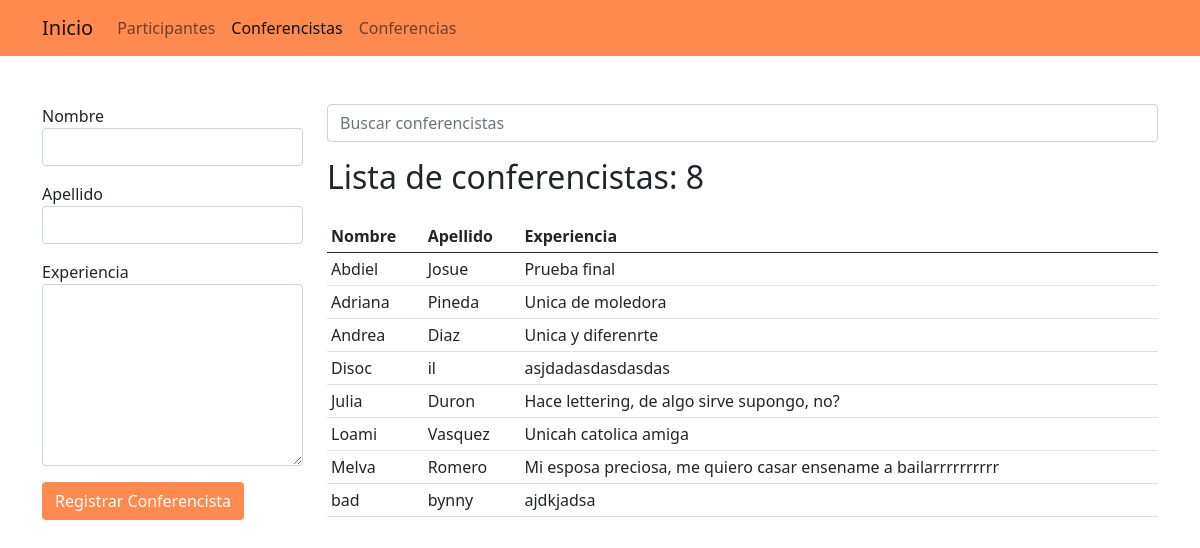
The app's page /conferencistas/ with its own data.
### app_registro/models.py (models this page shows, shortened)
class Conferencista(models.Model):
    nombre = models.CharField(max_length=30)
    apellido = models.CharField(max_length=30)
    experiencia = models.TextField()

### app_registro/views.py (the view, shortened to what this page needs)
# urls.py: path('conferencistas/', views.conferencistas, name="conferencistas"),
def conferencistas(request):
    activo = 'conferencistas'
    q = request.GET.get('q')
    if q:
        data = Conferencista.objects.filter(nombre__startswith=q).order_by('nombre') #buscar por nombre
    else:
        data = Conferencista.objects.all().order_by('nombre') #'-nombre' para ordenar descendednte nos regresa todos los registros que tiene participante
    ctx = {
        'conferencistas': data,
        'q': q,
        'activo': activo
    }
    return render(request, 'registro/conferencistas.html', ctx) #recibe minimo 2 parametros

### app_registro/templates/registro/conferencistas.html (shortened to what this page needs)
{% extends "base.html" %}
{% block container %}
    <div class="row">
        <div class="col-3">
            <form action="{% url 'conferencistas' %}" method="POST">
                <div class="mb-3">
                    <label for="nombre">Nombre</label>
                    <input type="text" name="nombre" id="nombre" class="form-control" required autofocus>
                </div>
                <div class="mb-3">
                    <label for="apellido">Apellido</label>
                    <input type="text" name="apellido" id="apellido" class="form-control" required>
                </div>
                <div class="mb-3">
                    <label for="experiencia">Experiencia</label>
                    <textarea name="experiencia" id="experiencia" class="form-control" required rows="7" style="width:100%" ></textarea>
                </div>
                <div class="mb-3">
                    <input type="submit" class="btn btn-block text-white" style="background-color: #ff8a50" value="Registrar Conferencista">
                </div>
            </form>
        </div>
        <div class="col-9">
            <form action="" method="GET">
                <input type="search" name="q" value="{{ q |default_if_none:'' }}" class="form-control" placeholder="Buscar conferencistas">
            </form>
            <h2 class="mt-3">Lista de conferencistas: {{ conferencistas|length }}</h2>
            <table class="table table-sm table-hover mt-4">
                <thead>
                    <tr>
                        <th>Nombre</th>
                        <th>Apellido</th>
                        <th>Experiencia</th>
                    </tr>
                </thead>
                <tbody>
                    {% for c in conferencistas %}
                    <tr>
                        <td>{{ c.nombre }}</td>
                        <td>{{ c.apellido }}</td>
                        <td>{{ c.experiencia }}</td>
                    </tr>
                    {% endfor %}
                </tbody>
            </table>
        </div>
    </div>
{% endblock %}

### records on screen
Conferencista: nombre "Abdiel", apellido "Josue", experiencia "Prueba final"
Conferencista: nombre "Adriana", apellido "Pineda", experiencia "Unica de moledora"
Conferencista: nombre "Andrea", apellido "Diaz", experiencia "Unica y diferenrte"
Conferencista: nombre "Disoc", apellido "il", experiencia "asjdadasdasdasdas"
Conferencista: nombre "Julia", apellido "Duron", experiencia "Hace lettering, de algo sirve supongo, no?"
Conferencista: nombre "Loami", apellido "Vasquez", experiencia "Unicah catolica amiga"
Conferencista: nombre "Melva", apellido "Romero", experiencia "Mi esposa preciosa, me quiero casar ensename a bailarrrrrrrrrr"
Conferencista: nombre "bad", apellido "bynny", experiencia "ajdkjadsa"

### other values on screen
{{ conferencistas|length }} "8"
